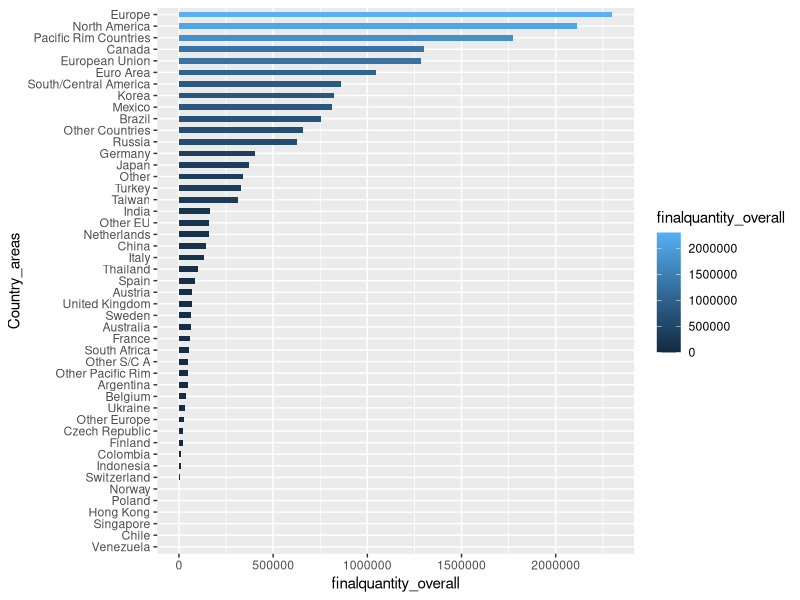
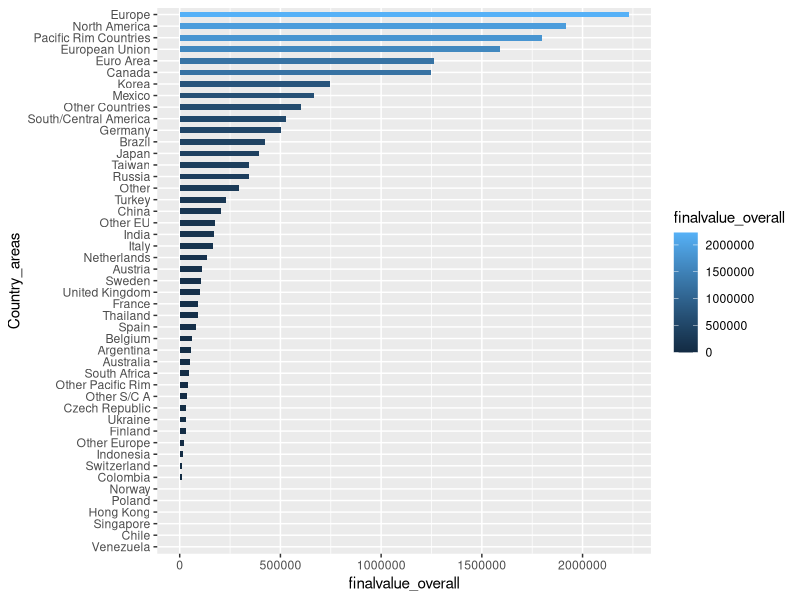
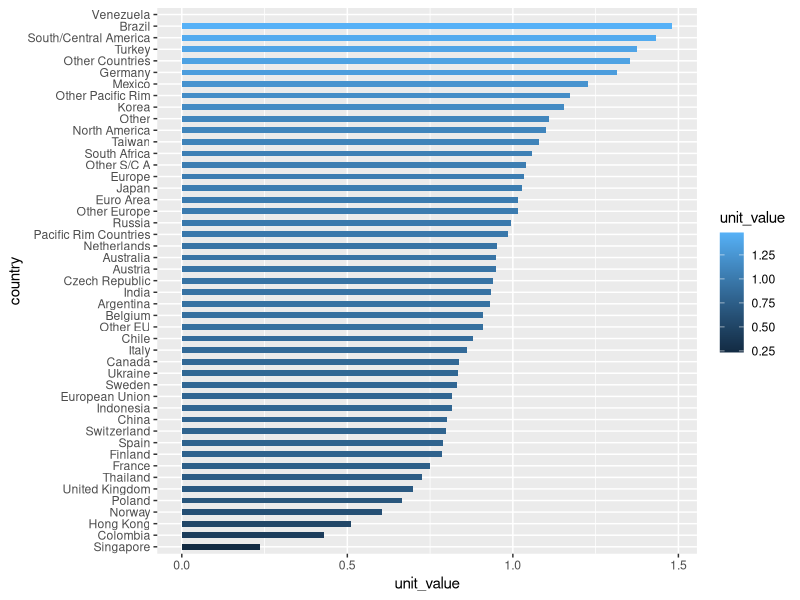
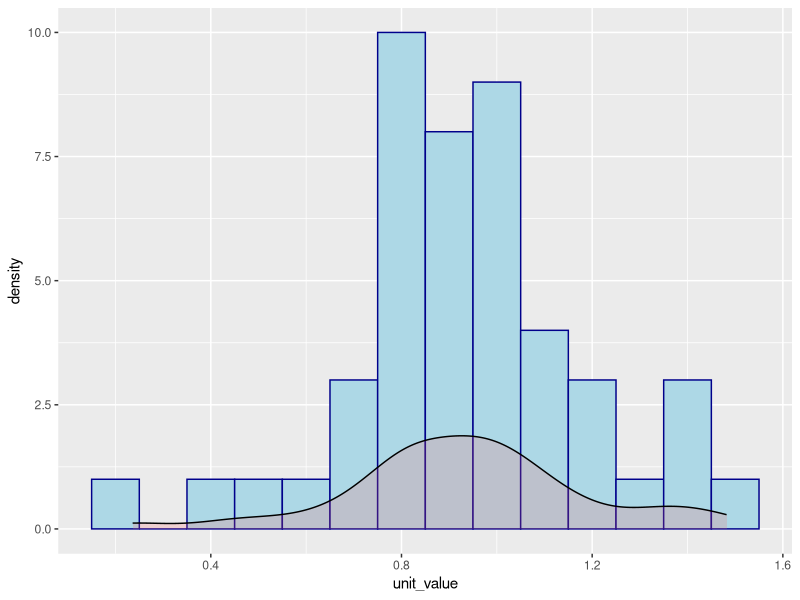
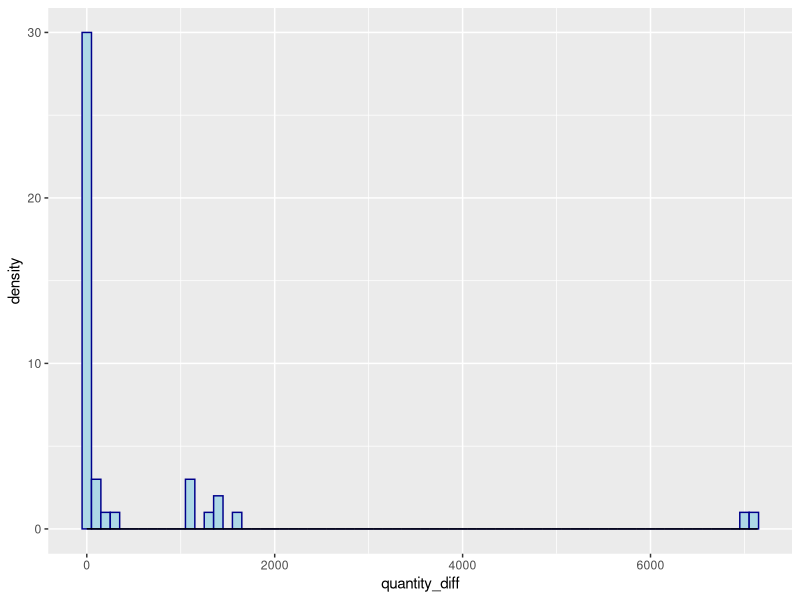

The R script that drew these images, in order:
## ---- chunk 1
knitr::opts_chunk$set(echo = TRUE)
library(dplyr)
library(tidyr)
library(ggplot2)
## ---- chunk 2
steel <- read.csv('steel_import_1.csv',skip=15, stringsAsFactors = F, header= FALSE)[1:47,]
## ---- chunk 3
names(steel) <- c('Country_areas','201810_prequantity','201810_prevalue',
                                  '201809_prequantity','201809_prevalue',
                                  '201809_finalquantity','201809_finalvalue',
                                  '201710_finalquantity','201710_finalvalue',
                                  '201709_finalquantity','201709_finalvalue')
head(steel)
## ---- chunk 4
steel[steel=='(-)']<-NA
steel[,2:11] = steel%>%
      select(2:11)%>%
      # mutate_all(funs(str_replace(., ",", "")))%>%  
      mutate_all(as.numeric)
head(steel)
## ---- chunk 5
steel_final_1 = gather(steel,year_month_type, Number,2:11, factor_key = TRUE)%>%
                separate(year_month_type, c('year_month','quant_value'),sep='_')%>%
                spread(quant_value,'Number')
head(steel_final_1,10)
## ---- chunk 6
steel_final_2 = gather(steel,year_month_type, Number,2:11, factor_key = TRUE)%>%
                separate(year_month_type, c('year_month','quant_value'),sep='_')%>%
                spread(year_month,'Number')
head(steel_final_2,10)
## ---- chunk 7
final_quantity = steel_final_2%>%
  filter(quant_value =='finalquantity')%>%
  rowwise()%>%
  mutate(finalquantity_overall= sum(`201709`,`201710`,`201809`,`201810`,na.rm=TRUE))%>%
  arrange(desc(finalquantity_overall))
head(final_quantity)

final_value = steel_final_2%>%
  filter(quant_value =='finalvalue')%>%
  rowwise()%>%
  mutate(finalvalue_overall= sum(`201709`,`201710`,`201809`,`201810`,na.rm=TRUE))%>%
  arrange(desc(finalvalue_overall))
head(final_value)

## ---- chunk 8
final_quantity$Country_areas <- factor(final_quantity$Country_areas, levels = final_quantity$Country_areas[order(final_quantity$finalquantity_overall)])

 g=ggplot(final_quantity,aes(y=finalquantity_overall,x=Country_areas,label=Country_areas))
 g+geom_bar(stat='identity', aes(fill=finalquantity_overall), width=.5)+
   coord_flip()
## ---- chunk 9
final_value$Country_areas <- factor(final_value$Country_areas, levels = final_value$Country_areas[order(final_value$finalvalue_overall)])

 g=ggplot(final_value,aes(y=finalvalue_overall,x=Country_areas,label=Country_areas))
 g+geom_bar(stat='identity', aes(fill=finalvalue_overall), width=.5)+
   coord_flip()
## ---- chunk 10
unit_value=data.frame(final_value$Country_areas,final_quantity$finalquantity_overall,final_value$finalvalue_overall)
names(unit_value) = c('country','quantity','value')
unit_value=unit_value%>%
  mutate(unit_value = quantity /value )
  
unit_value$country <- factor(unit_value$country, levels = unit_value$country[order(unit_value$unit_value)])

g1=ggplot(unit_value,aes(y=unit_value,x=country,label=country))
 g1+geom_bar(stat='identity', aes(fill=unit_value), width=.5)+
   coord_flip()
## ---- chunk 11
ggplot(unit_value, aes(x=unit_value)) + 
  geom_histogram(binwidth = 0.1, color="darkblue", fill="lightblue")+
  geom_density(alpha=.2, fill="#FF6666") 
## ---- chunk 12
summary(unit_value)
## ---- chunk 13
diff  = steel_final_1%>%
  mutate(quantity_diff = finalquantity - prequantity,
         value_diff = finalvalue - prevalue)%>%
  filter(!is.na(quantity_diff))

ggplot(diff, aes(x=quantity_diff)) +
  geom_histogram(binwidth = 100, color="darkblue", fill="lightblue")+
  geom_density(alpha=.2, fill="#FF6666")
